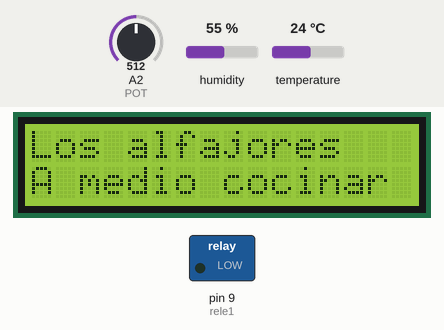
Simulated run of this sketch. Board: Arduino Uno, built with avr-gcc and run on an emulated ATmega328P. On the bench: 16×2 character LCD, switched loads named in the sketch (green lamp = pin HIGH). Inputs (shaded band) come from the test bench; at power-on: A2 (POT) = 512, temperature 24 °C, humidity 55 %.

Above: at 7.4 s.
7.5 s: A2 (POT) set to 498
At 8.5 s:
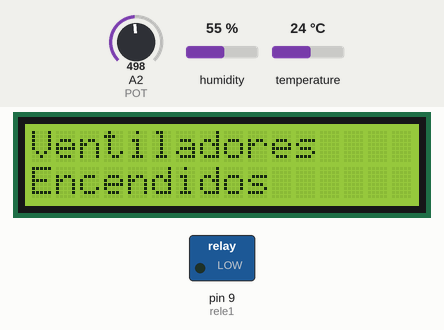
9.0 s: A2 (POT) set to 273
10.5 s: A2 (POT) set to 238
At 11.9 s:
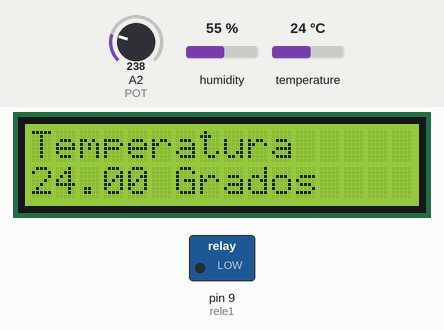
12.2 s: temperature set to 20.5 °C
At 14.0 s:
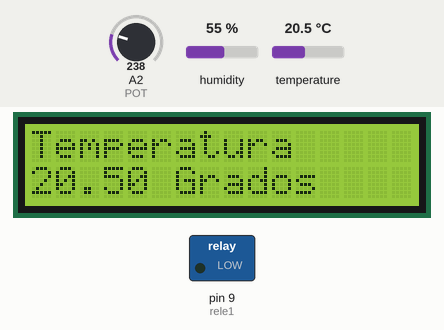
14.3 s: temperature set to 19.6 °C
At 16.4 s:
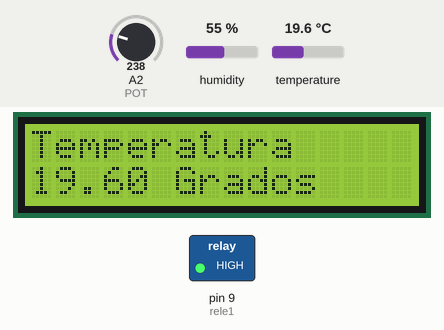
Timing chart, 0 to 17.4 s (numbered marks = the images above; inputs shaded):
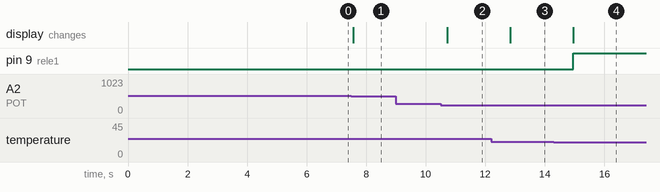

Measured:
- the behaviour switches between 512 and 511 on A2 (POT) (found by bisection; images 0 and 1)
- the behaviour switches between 256 and 255 on A2 (POT) (found by bisection; images 1 and 2)
- the behaviour switches between 20.1 and 20 °C on temperature (found by bisection; images 3 and 4)
- after the input at 7.5 s, the display: changes after 0.06 s (image 1)
- after the input at 9.0 s, every drawn part: stays the same
- after the input at 10.5 s, the display: changes after 0.23 s (image 2)
- after the input at 12.2 s, the display: changes after 0.64 s (image 3)
- after the input at 14.3 s, pin 9 (rele1): LOW → HIGH after 0.66 s; the display: changes after 0.66 s (image 4)

The sketch:

Codigo_prueba_LCD.ino
```cpp
#include <Wire.h>
#include <LiquidCrystal_I2C.h>
#include <DHT.h>

#define POT A2

#define DHTTYPE DHT22
#define DHTPIN 2
DHT dht(DHTPIN, DHTTYPE);
int rele1= 9;


//Crear el objeto lcd  dirección  0x3F y 16 columnas x 2 filas
LiquidCrystal_I2C lcd(0x27,16,2);  //

void setup() {
  // Inicializar el LCD
  lcd.init();

  //Encender la luz de fondo.
  lcd.backlight();

  // Escribimos el Mensaje en el LCD.
  lcd.print("Temperatura");
    dht.begin();

  pinMode(rele1, OUTPUT);

}

void loop() {
   // Ubicamos el cursor en la primera posición(columna:0) de la segunda línea(fila:1)

  lcd.setCursor(0, 1);
           float temperature = dht.readTemperature();
           int potval = analogRead(POT);
             int mappedValue = map(potval, 0, 1023, 1, 5);
 switch (mappedValue) {
    case 1:


    lcd.clear();
    lcd.setCursor(0,0);
    lcd.print("Temperatura");
    lcd.setCursor(0,1);
  lcd.print(temperature);
  lcd.print(" Grados");

  if (temperature> 20) {
      digitalWrite(rele1, LOW);
  }
  else {
          digitalWrite(rele1, HIGH);

  }
      break;
    case 2:
    lcd.clear();

        lcd.setCursor(0,0);
    lcd.print("Ventiladores"); //Estado Ventilador derecho, por ejemplo
          lcd.setCursor(0,1);
          lcd.print("Encendidos");
break;
    case 3:
        lcd.clear();

    lcd.setCursor(0,0);

lcd.print("Los alfajores");
    lcd.setCursor(0,1);

    lcd.print("A medio cocinar");

      break;
    case 4:
      Serial.println("El valor es 4");
      break;
    case 5:
      Serial.println("El valor es 5");
      break;
    default:
      Serial.println("Valor fuera de rango");
      break;
  }
  delay(500 );
}
```
